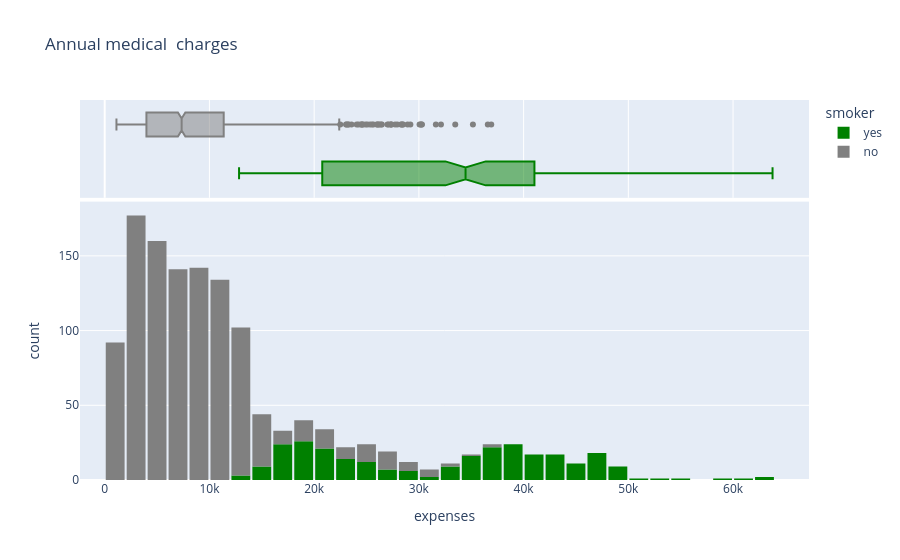

Notebook source saved alongside this figure:
### Code cell
fig_charges=px.histogram(data,x="expenses",marginal ="box",color="smoker",color_discrete_sequence=["green","gray",],title ="Annual medical  charges")
fig_charges.update_layout(bargap=0.1)
fig_charges.show()

### Figure 1 — Plotly figure (JSON) as saved in the notebook; plotly's stock layout.template omitted (floating-point values rounded to 4 significant figures; data arrays with more than 128 entries replaced by an {"elided": "..."} marker saying what was removed)
{"data": [{"bingroup": "x", "hovertemplate": "smoker=yes<br>expenses=%{x}<br>count=%{y}<extra></extra>", "legendgroup": "yes", "marker": {"color": "green", "pattern": {"shape": ""}}, "name": "yes", "orientation": "v", "showlegend": true, "type": "histogram", "x": {"elided": "274 float values"}, "xaxis": "x", "yaxis": "y"}, {"hovertemplate": "smoker=yes<br>expenses=%{x}<extra></extra>", "legendgroup": "yes", "marker": {"color": "green"}, "name": "yes", "notched": true, "showlegend": false, "type": "box", "x": {"elided": "274 float values"}, "xaxis": "x2", "yaxis": "y2"}, {"bingroup": "x", "hovertemplate": "smoker=no<br>expenses=%{x}<br>count=%{y}<extra></extra>", "legendgroup": "no", "marker": {"color": "gray", "pattern": {"shape": ""}}, "name": "no", "orientation": "v", "showlegend": true, "type": "histogram", "x": {"elided": "1064 float values"}, "xaxis": "x", "yaxis": "y"}, {"hovertemplate": "smoker=no<br>expenses=%{x}<extra></extra>", "legendgroup": "no", "marker": {"color": "gray"}, "name": "no", "notched": true, "showlegend": false, "type": "box", "x": {"elided": "1064 float values"}, "xaxis": "x2", "yaxis": "y2"}], "layout": {"bargap": 0.1, "barmode": "relative", "legend": {"title": {"text": "smoker"}, "tracegroupgap": 0}, "title": {"text": "Annual medical  charges"}, "xaxis": {"anchor": "y", "domain": [0, 1], "title": {"text": "expenses"}}, "xaxis2": {"anchor": "y2", "domain": [0, 1], "matches": "x", "showgrid": true, "showticklabels": false}, "yaxis": {"anchor": "x", "domain": [0, 0.7326], "title": {"text": "count"}}, "yaxis2": {"anchor": "x2", "domain": [0.7426, 1], "matches": "y2", "showgrid": false, "showline": false, "showticklabels": false, "ticks": ""}}}
